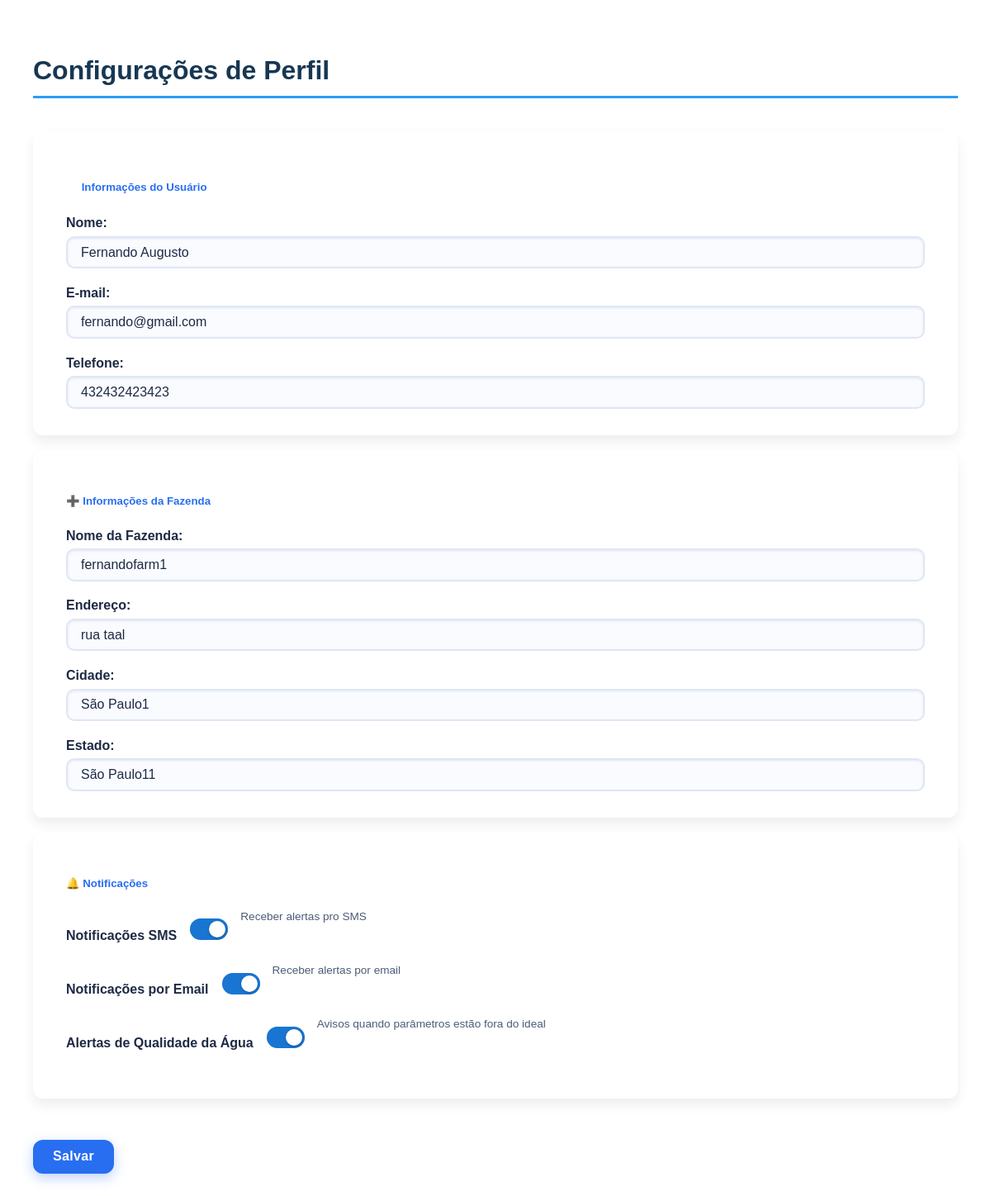
Page /cfg/ (signed in) on the committed database.
### core/models.py (models this page shows, shortened)
class Usuario(AbstractUser):
    NOTIFICACAO_CHOICES = [
        ('Email', 'Email'),
        ('SMS', 'SMS'),
        ('Email e SMS', 'Email e SMS'),
    ]
    TEMPERATURA_CHOICES = [
        ('C', 'Celsius (°C)'),
        ('F', 'Fahrenheit (°F)'),
    ]
    DATA_CHOICES = [
        ('DD/MM/AAAA', 'DD/MM/AAAA'),
        ('MM/DD/AAAA', 'MM/DD/AAAA'),
        ('AAAA/MM/DD', 'AAAA/MM/DD'),
    ]
    MOEDA_CHOICES = [
        ('R$', 'Real (R$)'),
        ('$', 'Dólar ($)'),
        ('€', 'Euro (€)'),
    ]
    IDIOMA_CHOICES = [
        ('pt-BR', 'Português (Brasil)'),
        ('en-US', 'English (US)'),
        ('es', 'Español'),
    ]
    BACKUP_CHOICES = [
        ('Diário', 'Diário'),
        ('Semanal', 'Semanal'),
        ('Mensal', 'Mensal'),
    ]
    telefone = models.CharField(max_length=20, blank=True)
    preferencia_notificacao = models.CharField(max_length=20, choices=NOTIFICACAO_CHOICES, blank=True)
    aceitou_termos = models.BooleanField(default=False)
    nome_fazenda = models.CharField(max_length=100, blank=True)
    endereco_fazenda = models.CharField(max_length=255, blank=True)
    cidade = models.CharField(max_length=100, blank=True)
    estado = models.CharField(max_length=100, blank=True)
    notificacoes_push = models.BooleanField(default=False)
    notificacoes_email = models.BooleanField(default=False)
    alertas_agua = models.BooleanField(default=False)
    lembretes_alimentacao = models.BooleanField(default=False)
    temperatura = models.CharField(max_length=1, choices=TEMPERATURA_CHOICES, default='C')
    formato_data = models.CharField(max_length=12, choices=DATA_CHOICES, default='DD/MM/AAAA')
    moeda = models.CharField(max_length=3, choices=MOEDA_CHOICES, default='R$')
    idioma = models.CharField(max_length=10, choices=IDIOMA_CHOICES, default='pt-BR')
    backup_automatico = models.BooleanField(default=False)
    frequencia_backup = models.CharField(max_length=10, choices=BACKUP_CHOICES, default='Semanal')
    autenticacao_dois_fatores = models.BooleanField(default=False)
    tempo_auto_logout = models.PositiveIntegerField(default=30)

### core/views.py (the view)
# urls.py: path('cfg/', views.cfg, name='cfg'),
def cfg(request):
    return render (request, 'front/cfg.html')

### core/templates/front/cfg.html (shortened to what this page needs)
{% load static %}
<div class="content flex-grow-1 container-fluid">
  <h2 class="mb-4">Configurações de Perfil</h2>
  <form id="form-configuracoes">
    <div class="row">
      <div class="col-md-6">
        <div class="card mb-3 section">
          <h5><i style='font-size:20px' class='fas'>&#xf406;</i> Informações do Usuário</h5>
          <label for="nome"><strong>Nome:</strong></label>
          <input id="nome" name="nome" type="text" class="form-control" placeholder="Fulano da Silva"
                 value="{{ request.user.first_name|default:request.user.username }}">
          <label for="email"><strong>E-mail:</strong></label>
          <input id="email" name="email" type="email" class="form-control" placeholder="fulano@gmail.com"
                 value="{{ request.user.email }}">
          <label for="telefone"><strong>Telefone:</strong></label>
          <input id="telefone" name="telefone" type="tel" class="form-control" placeholder="(99) 99999-9999"
                 value="{{ request.user.telefone|default:'' }}">
        </div>
      </div>
      <br>
      <div class="col-md-6">
        <div class="card mb-3 section">
          <h5>➕ Informações da Fazenda</h5>
          <label for="nome_fazenda"><strong>Nome da Fazenda:</strong></label>
          <input id="nome_fazenda" name="nome_fazenda" type="text" class="form-control" value="{{ request.user.nome_fazenda|default:request.user.nome_fazenda }}">
          <label for="endereco_fazenda"><strong>Endereço:</strong></label>
          <input id="endereco_fazenda" name="endereco_fazenda" type="text" class="form-control" value="{{ request.user.endereco_fazenda|default:'' }}">
          <label for="cidade"><strong>Cidade:</strong></label>
          <input id="cidade" name="cidade" type="text" class="form-control" value="{{ request.user.cidade|default:'' }}">
          <label for="estado"><strong>Estado:</strong></label>
          <input id="estado" name="estado" type="text" class="form-control" value="{{ request.user.estado|default:'' }}">
        </div>
      </div>
    </div>
<br>
    <div class="row">
      <div class="col-md-6">
        <div class="card mb-3 section">
          <h5>🔔 Notificações</h5>
          <div class="form-check form-switch mb-2">
      <label class="form-check-label" for="notificacoes_push"><strong>Notificações SMS</strong></label>
      <input id="notificacoes_push" name="notificacoes_push" class="form-check-input" type="checkbox" {% if user.notificacoes_push %}checked{% endif %}>
      <p class="texto-pequeno">Receber alertas pro SMS</p>
    </div>
    <div class="form-check form-switch mb-2">
      <label class="form-check-label" for="notificacoes_email"><strong>Notificações por Email</strong></label>
      <input id="notificacoes_email" name="notificacoes_email" class="form-check-input" type="checkbox" {% if user.notificacoes_email %}checked{% endif %}>
      <p class="texto-pequeno">Receber alertas por email</p>
    </div>
    <div class="form-check form-switch mb-2">
      <label class="form-check-label" for="alerta_agua"><strong>Alertas de Qualidade da Água</strong></label>
      <input id="alerta_agua" name="alerta_agua" class="form-check-input" type="checkbox" {% if user.alertas_agua %}checked{% endif %}>
      <p class="texto-pequeno">Avisos quando parâmetros estão fora do ideal</p>
    </div>
      </div>
<br>
    <div class="row mb-3">
      <div class="col text-end">
        <button id="salvar-configuracoes" class="btn btn-primary">Salvar</button>
      </div>
    </div>
  </form>
</div>

### core/templates/front/cfg.html (style rules this page uses)
.content { padding: 2rem; font-family: 'Poppins', sans-serif; color: #222d39; }
.content h2 { font-weight: 700; font-size: 2rem; color: #173753; border-bottom: 3px solid #2a9df4; padding-bottom: 0.75rem; margin-bottom: 2.5rem; user-select: none; }
.card.section { background: #ffffff; border-radius: 12px; box-shadow: 0 8px 15px rgb(0 0 0 / 0.07); padding: 2rem 2.5rem; transition: transform 0.25s ease, box-shadow 0.25s ease; }
.card.section h5 { color: #276ef1; font-weight: 600; margin-bottom: 1.6rem; user-select: none; }
.card.section label { display: block; font-weight: 600; margin-bottom: 0.4rem; margin-top: 1.3rem; color: #1e2a44; user-select: none; }
.card.section input.form-control, .card.section select.form-select { width: 100%; border: 2px solid #dfe7f5; border-radius: 10px; padding: 0.55rem 1rem; font-size: 1rem; color: #1e2a44; background-color: #f9fbff; transition: border-color 0.3s ease, box-shadow 0.3s ease; box-shadow: inset 0 1px 3px rgb(31 38 135 / 0.1); }
.card.section input.form-control::placeholder { color: #a9b2c3; font-style: italic; }
.form-check.form-switch { display: flex; align-items: center; gap: 0.75rem; margin-top: 1rem; margin-bottom: 1.25rem; }
.form-check-input { -webkit-appearance: none; -moz-appearance: none; appearance: none; width: 46px; height: 26px; background: #dde3f3; border-radius: 13px; position: relative; cursor: pointer; outline: none; transition: background-color 0.3s ease; box-shadow: inset 0 2px 7px rgb(0 0 0 / 0.07); }
.form-check-input:checked { background: #1976d2; box-shadow: inset 0 2px 12px rgb(25 118 210 / 0.7); }
.form-check-input::before { content: ""; position: absolute; top: 3px; left: 3px; width: 20px; height: 20px; border-radius: 50%; background: #fff; transition: transform 0.3s ease; box-shadow: 0 1px 3px rgb(0 0 0 / 0.3); }
.form-check-input:checked::before { transform: translateX(20px); }
.form-check-label { font-weight: 600; color: #1a2533; user-select: none; }
.texto-pequeno { font-size: 0.85rem; color: #4b5d76; margin-top: -1rem; margin-bottom: 1rem; user-select: none; }
.btn { font-weight: 700; border-radius: 12px; padding: 0.7rem 1.5rem; font-size: 1rem; letter-spacing: 0.02em; transition: background-color 0.3s, box-shadow 0.3s; cursor: pointer; border: none; user-select: none; }
.btn-primary { background: #276ef1; color: white; box-shadow: 0 5px 15px rgb(39 110 241 / 0.3); }
.row.mb-3>.col.text-end { margin-top: 2rem; }

### rows in the picture
Usuario: nome "Fernando Augusto", email "fernando@gmail.com", telefone "432432423423", nome_fazenda "fernandofarm1", endereco_fazenda "rua taal", cidade "São Paulo1", estado "São Paulo11", notificacoes_push "☑", notificacoes_email "☑", alertas_agua "☑"
